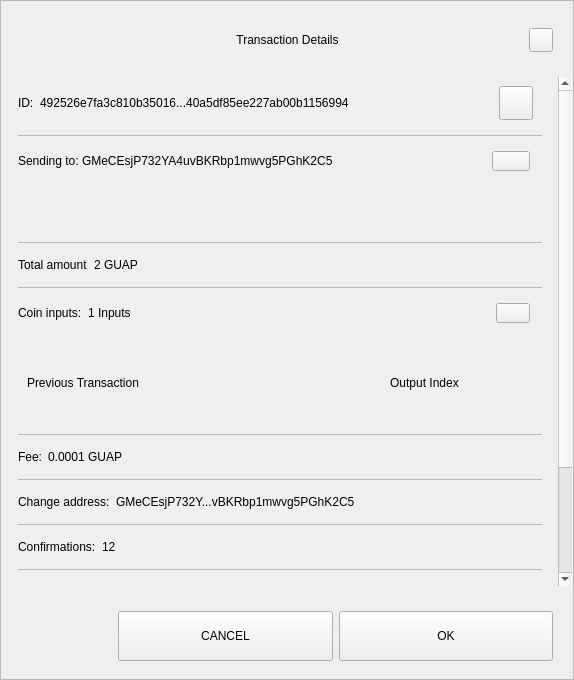
<?xml version="1.0" encoding="UTF-8"?>
<ui version="4.0">
 <class>TxDetailDialog</class>
 <widget class="QWidget" name="TxDetailDialog">
  <property name="geometry">
   <rect>
    <x>0</x>
    <y>0</y>
    <width>574</width>
    <height>680</height>
   </rect>
  </property>
  <property name="sizePolicy">
   <sizepolicy hsizetype="Preferred" vsizetype="Expanding">
    <horstretch>0</horstretch>
    <verstretch>0</verstretch>
   </sizepolicy>
  </property>
  <property name="minimumSize">
   <size>
    <width>574</width>
    <height>500</height>
   </size>
  </property>
  <property name="windowTitle">
   <string>Form</string>
  </property>
  <property name="styleSheet">
   <string notr="true"/>
  </property>
  <layout class="QVBoxLayout" name="verticalLayout_3">
   <property name="spacing">
    <number>0</number>
   </property>
   <property name="leftMargin">
    <number>0</number>
   </property>
   <property name="topMargin">
    <number>0</number>
   </property>
   <property name="rightMargin">
    <number>0</number>
   </property>
   <property name="bottomMargin">
    <number>0</number>
   </property>
   <item>
    <widget class="QFrame" name="frame">
     <property name="sizePolicy">
      <sizepolicy hsizetype="Preferred" vsizetype="Expanding">
       <horstretch>0</horstretch>
       <verstretch>0</verstretch>
      </sizepolicy>
     </property>
     <property name="styleSheet">
      <string notr="true"/>
     </property>
     <property name="frameShape">
      <enum>QFrame::StyledPanel</enum>
     </property>
     <property name="frameShadow">
      <enum>QFrame::Raised</enum>
     </property>
     <layout class="QVBoxLayout" name="verticalLayout">
      <property name="leftMargin">
       <number>0</number>
      </property>
      <property name="rightMargin">
       <number>0</number>
      </property>
      <item>
       <layout class="QHBoxLayout" name="horizontalLayout_3">
        <property name="spacing">
         <number>0</number>
        </property>
        <property name="leftMargin">
         <number>20</number>
        </property>
        <property name="topMargin">
         <number>10</number>
        </property>
        <property name="rightMargin">
         <number>20</number>
        </property>
        <item>
         <spacer name="horizontalSpacer_1">
          <property name="orientation">
           <enum>Qt::Horizontal</enum>
          </property>
          <property name="sizeHint" stdset="0">
           <size>
            <width>40</width>
            <height>20</height>
           </size>
          </property>
         </spacer>
        </item>
        <item>
         <widget class="QLabel" name="labelTitle">
          <property name="minimumSize">
           <size>
            <width>0</width>
            <height>40</height>
           </size>
          </property>
          <property name="maximumSize">
           <size>
            <width>16777215</width>
            <height>40</height>
           </size>
          </property>
          <property name="styleSheet">
           <string notr="true">padding-left:24px;</string>
          </property>
          <property name="text">
           <string>Transaction Details</string>
          </property>
          <property name="alignment">
           <set>Qt::AlignCenter</set>
          </property>
          <property name="margin">
           <number>7</number>
          </property>
         </widget>
        </item>
        <item>
         <spacer name="horizontalSpacer_2">
          <property name="orientation">
           <enum>Qt::Horizontal</enum>
          </property>
          <property name="sizeHint" stdset="0">
           <size>
            <width>40</width>
            <height>20</height>
           </size>
          </property>
         </spacer>
        </item>
        <item>
         <widget class="QPushButton" name="btnEsc">
          <property name="minimumSize">
           <size>
            <width>24</width>
            <height>24</height>
           </size>
          </property>
          <property name="maximumSize">
           <size>
            <width>24</width>
            <height>24</height>
           </size>
          </property>
          <property name="focusPolicy">
           <enum>Qt::NoFocus</enum>
          </property>
          <property name="text">
           <string/>
          </property>
         </widget>
        </item>
       </layout>
      </item>
      <item>
       <spacer name="verticalSpacer">
        <property name="orientation">
         <enum>Qt::Vertical</enum>
        </property>
        <property name="sizeType">
         <enum>QSizePolicy::Fixed</enum>
        </property>
        <property name="sizeHint" stdset="0">
         <size>
          <width>20</width>
          <height>10</height>
         </size>
        </property>
       </spacer>
      </item>
      <item>
       <widget class="QWidget" name="layoutScroll" native="true">
        <property name="minimumSize">
         <size>
          <width>0</width>
          <height>0</height>
         </size>
        </property>
        <layout class="QVBoxLayout" name="verticalLayout_4">
         <property name="leftMargin">
          <number>0</number>
         </property>
         <property name="topMargin">
          <number>0</number>
         </property>
         <property name="rightMargin">
          <number>0</number>
         </property>
         <item>
          <widget class="QScrollArea" name="scrollArea">
           <property name="styleSheet">
            <string notr="true">#scrollArea {
background:transparent;
}</string>
           </property>
           <property name="horizontalScrollBarPolicy">
            <enum>Qt::ScrollBarAlwaysOff</enum>
           </property>
           <property name="sizeAdjustPolicy">
            <enum>QAbstractScrollArea::AdjustIgnored</enum>
           </property>
           <property name="widgetResizable">
            <bool>true</bool>
           </property>
           <property name="alignment">
            <set>Qt::AlignLeading|Qt::AlignLeft|Qt::AlignTop</set>
           </property>
           <widget class="QWidget" name="scrollAreaWidgetContents">
            <property name="geometry">
             <rect>
              <x>0</x>
              <y>0</y>
              <width>556</width>
              <height>672</height>
             </rect>
            </property>
            <property name="autoFillBackground">
             <bool>false</bool>
            </property>
            <property name="styleSheet">
             <string notr="true">#scrollAreaWidgetContents {
background:transparent;
}</string>
            </property>
            <layout class="QVBoxLayout" name="verticalLayout_7">
             <property name="spacing">
              <number>0</number>
             </property>
             <property name="sizeConstraint">
              <enum>QLayout::SetDefaultConstraint</enum>
             </property>
             <property name="leftMargin">
              <number>0</number>
             </property>
             <property name="topMargin">
              <number>0</number>
             </property>
             <property name="rightMargin">
              <number>0</number>
             </property>
             <property name="bottomMargin">
              <number>0</number>
             </property>
             <item>
              <widget class="QWidget" name="content" native="true">
               <layout class="QVBoxLayout" name="verticalLayout_2">
                <property name="leftMargin">
                 <number>16</number>
                </property>
                <property name="topMargin">
                 <number>0</number>
                </property>
                <property name="rightMargin">
                 <number>16</number>
                </property>
                <item>
                 <widget class="QWidget" name="contentID" native="true">
                  <layout class="QHBoxLayout" name="horizontalLayout_12" stretch="0,1,0">
                   <property name="leftMargin">
                    <number>0</number>
                   </property>
                   <item>
                    <widget class="QLabel" name="labelId">
                     <property name="maximumSize">
                      <size>
                       <width>16777215</width>
                       <height>16777215</height>
                      </size>
                     </property>
                     <property name="text">
                      <string>ID:</string>
                     </property>
                    </widget>
                   </item>
                   <item>
                    <widget class="QLabel" name="textId">
                     <property name="text">
                      <string>492526e7fa3c810b35016...40a5df85ee227ab00b1156994</string>
                     </property>
                    </widget>
                   </item>
                   <item>
                    <widget class="QPushButton" name="pushCopy">
                     <property name="minimumSize">
                      <size>
                       <width>34</width>
                       <height>34</height>
                      </size>
                     </property>
                     <property name="maximumSize">
                      <size>
                       <width>34</width>
                       <height>34</height>
                      </size>
                     </property>
                     <property name="focusPolicy">
                      <enum>Qt::NoFocus</enum>
                     </property>
                     <property name="text">
                      <string/>
                     </property>
                     <property name="iconSize">
                      <size>
                       <width>24</width>
                       <height>24</height>
                      </size>
                     </property>
                    </widget>
                   </item>
                  </layout>
                 </widget>
                </item>
                <item>
                 <widget class="QLabel" name="labelDivider9">
                  <property name="maximumSize">
                   <size>
                    <width>16777215</width>
                    <height>1</height>
                   </size>
                  </property>
                  <property name="styleSheet">
                   <string notr="true">background-color:#bababa;</string>
                  </property>
                  <property name="text">
                   <string/>
                  </property>
                 </widget>
                </item>
                <item>
                 <widget class="QWidget" name="contentOutputs" native="true">
                  <layout class="QHBoxLayout" name="horizontalLayout_11" stretch="0,3,0">
                   <property name="spacing">
                    <number>0</number>
                   </property>
                   <property name="leftMargin">
                    <number>0</number>
                   </property>
                   <property name="rightMargin">
                    <number>12</number>
                   </property>
                   <item>
                    <widget class="QLabel" name="labelSend">
                     <property name="maximumSize">
                      <size>
                       <width>16777215</width>
                       <height>16777215</height>
                      </size>
                     </property>
                     <property name="text">
                      <string>Sending to: </string>
                     </property>
                    </widget>
                   </item>
                   <item>
                    <widget class="QLabel" name="textSend">
                     <property name="text">
                      <string>GMeCEsjP732YA4uvBKRbp1mwvg5PGhK2C5 </string>
                     </property>
                    </widget>
                   </item>
                   <item>
                    <widget class="QPushButton" name="pushOutputs">
                     <property name="minimumSize">
                      <size>
                       <width>34</width>
                       <height>20</height>
                      </size>
                     </property>
                     <property name="maximumSize">
                      <size>
                       <width>38</width>
                       <height>20</height>
                      </size>
                     </property>
                     <property name="focusPolicy">
                      <enum>Qt::NoFocus</enum>
                     </property>
                     <property name="styleSheet">
                      <string notr="true"/>
                     </property>
                     <property name="text">
                      <string/>
                     </property>
                    </widget>
                   </item>
                  </layout>
                 </widget>
                </item>
                <item>
                 <widget class="QScrollArea" name="outputsScrollArea">
                  <property name="minimumSize">
                   <size>
                    <width>0</width>
                    <height>50</height>
                   </size>
                  </property>
                  <property name="styleSheet">
                   <string notr="true">#outputsScrollArea {
background:transparent;
}</string>
                  </property>
                  <property name="widgetResizable">
                   <bool>true</bool>
                  </property>
                  <widget class="QWidget" name="container_outputs_base">
                   <property name="geometry">
                    <rect>
                     <x>0</x>
                     <y>0</y>
                     <width>522</width>
                     <height>48</height>
                    </rect>
                   </property>
                   <property name="styleSheet">
                    <string notr="true">#container_outputs_base {
background:transparent;
}</string>
                   </property>
                  </widget>
                 </widget>
                </item>
                <item>
                 <widget class="QLabel" name="labelDivider8">
                  <property name="maximumSize">
                   <size>
                    <width>16777215</width>
                    <height>1</height>
                   </size>
                  </property>
                  <property name="styleSheet">
                   <string notr="true">background-color:#bababa;</string>
                  </property>
                  <property name="text">
                   <string/>
                  </property>
                 </widget>
                </item>
                <item>
                 <widget class="QWidget" name="contentAmount" native="true">
                  <layout class="QHBoxLayout" name="horizontalLayout_4" stretch="0,1">
                   <property name="leftMargin">
                    <number>0</number>
                   </property>
                   <item>
                    <widget class="QLabel" name="labelAmount">
                     <property name="maximumSize">
                      <size>
                       <width>16777215</width>
                       <height>16777215</height>
                      </size>
                     </property>
                     <property name="text">
                      <string>Total amount</string>
                     </property>
                    </widget>
                   </item>
                   <item>
                    <widget class="QLabel" name="textAmount">
                     <property name="text">
                      <string>2 GUAP</string>
                     </property>
                    </widget>
                   </item>
                  </layout>
                 </widget>
                </item>
                <item>
                 <widget class="QLabel" name="labelDivider6">
                  <property name="maximumSize">
                   <size>
                    <width>16777215</width>
                    <height>1</height>
                   </size>
                  </property>
                  <property name="styleSheet">
                   <string notr="true">background-color:#bababa;</string>
                  </property>
                  <property name="text">
                   <string/>
                  </property>
                 </widget>
                </item>
                <item>
                 <widget class="QWidget" name="contentInputs" native="true">
                  <layout class="QHBoxLayout" name="horizontalLayout" stretch="0,2,0">
                   <property name="leftMargin">
                    <number>0</number>
                   </property>
                   <property name="rightMargin">
                    <number>12</number>
                   </property>
                   <item>
                    <widget class="QLabel" name="labelInputs">
                     <property name="sizePolicy">
                      <sizepolicy hsizetype="Minimum" vsizetype="Preferred">
                       <horstretch>0</horstretch>
                       <verstretch>0</verstretch>
                      </sizepolicy>
                     </property>
                     <property name="maximumSize">
                      <size>
                       <width>16777215</width>
                       <height>16777215</height>
                      </size>
                     </property>
                     <property name="text">
                      <string>Coin inputs:</string>
                     </property>
                    </widget>
                   </item>
                   <item>
                    <widget class="QLabel" name="textInputs">
                     <property name="text">
                      <string>1 Inputs</string>
                     </property>
                    </widget>
                   </item>
                   <item>
                    <widget class="QPushButton" name="pushInputs">
                     <property name="maximumSize">
                      <size>
                       <width>34</width>
                       <height>20</height>
                      </size>
                     </property>
                     <property name="focusPolicy">
                      <enum>Qt::NoFocus</enum>
                     </property>
                     <property name="styleSheet">
                      <string notr="true"/>
                     </property>
                     <property name="text">
                      <string/>
                     </property>
                    </widget>
                   </item>
                  </layout>
                 </widget>
                </item>
                <item>
                 <widget class="QFrame" name="gridInputs">
                  <property name="sizePolicy">
                   <sizepolicy hsizetype="Preferred" vsizetype="MinimumExpanding">
                    <horstretch>0</horstretch>
                    <verstretch>0</verstretch>
                   </sizepolicy>
                  </property>
                  <property name="minimumSize">
                   <size>
                    <width>0</width>
                    <height>90</height>
                   </size>
                  </property>
                  <layout class="QGridLayout" name="gridLayoutInput" columnstretch="5,2" rowminimumheight="0">
                   <property name="sizeConstraint">
                    <enum>QLayout::SetMaximumSize</enum>
                   </property>
                   <property name="verticalSpacing">
                    <number>0</number>
                   </property>
                   <item row="0" column="0" alignment="Qt::AlignLeft">
                    <widget class="QLabel" name="labelTitlePrevTx">
                     <property name="text">
                      <string>Previous Transaction</string>
                     </property>
                    </widget>
                   </item>
                   <item row="0" column="1" alignment="Qt::AlignLeft">
                    <widget class="QLabel" name="labelOutputIndex">
                     <property name="text">
                      <string>Output Index</string>
                     </property>
                     <property name="alignment">
                      <set>Qt::AlignCenter</set>
                     </property>
                    </widget>
                   </item>
                  </layout>
                 </widget>
                </item>
                <item>
                 <widget class="QLabel" name="labelDivider1">
                  <property name="maximumSize">
                   <size>
                    <width>16777215</width>
                    <height>1</height>
                   </size>
                  </property>
                  <property name="styleSheet">
                   <string notr="true">background-color:#bababa;</string>
                  </property>
                  <property name="text">
                   <string/>
                  </property>
                 </widget>
                </item>
                <item>
                 <widget class="QWidget" name="contentFee" native="true">
                  <layout class="QHBoxLayout" name="horizontalLayout_7" stretch="0,1">
                   <property name="leftMargin">
                    <number>0</number>
                   </property>
                   <item>
                    <widget class="QLabel" name="labelFee">
                     <property name="maximumSize">
                      <size>
                       <width>16777215</width>
                       <height>16777215</height>
                      </size>
                     </property>
                     <property name="text">
                      <string>Fee:</string>
                     </property>
                    </widget>
                   </item>
                   <item>
                    <widget class="QLabel" name="textFee">
                     <property name="text">
                      <string>0.0001 GUAP</string>
                     </property>
                    </widget>
                   </item>
                  </layout>
                 </widget>
                </item>
                <item>
                 <widget class="QLabel" name="labelDivider2">
                  <property name="maximumSize">
                   <size>
                    <width>16777215</width>
                    <height>1</height>
                   </size>
                  </property>
                  <property name="styleSheet">
                   <string notr="true">background-color:#bababa;</string>
                  </property>
                  <property name="text">
                   <string/>
                  </property>
                 </widget>
                </item>
                <item>
                 <widget class="QWidget" name="contentChangeAddress" native="true">
                  <layout class="QHBoxLayout" name="horizontalLayout_6" stretch="0,1">
                   <property name="leftMargin">
                    <number>0</number>
                   </property>
                   <item>
                    <widget class="QLabel" name="labelChange">
                     <property name="maximumSize">
                      <size>
                       <width>16777215</width>
                       <height>16777215</height>
                      </size>
                     </property>
                     <property name="text">
                      <string>Change address:</string>
                     </property>
                    </widget>
                   </item>
                   <item>
                    <widget class="QLabel" name="textChange">
                     <property name="text">
                      <string>GMeCEsjP732Y...vBKRbp1mwvg5PGhK2C5 </string>
                     </property>
                    </widget>
                   </item>
                  </layout>
                 </widget>
                </item>
                <item>
                 <widget class="QLabel" name="labelDivider4">
                  <property name="maximumSize">
                   <size>
                    <width>16777215</width>
                    <height>1</height>
                   </size>
                  </property>
                  <property name="styleSheet">
                   <string notr="true">background-color:#bababa;</string>
                  </property>
                  <property name="text">
                   <string/>
                  </property>
                 </widget>
                </item>
                <item>
                 <widget class="QWidget" name="contentConfirmations" native="true">
                  <layout class="QHBoxLayout" name="horizontalLayout_8" stretch="0,1">
                   <property name="leftMargin">
                    <number>0</number>
                   </property>
                   <item>
                    <widget class="QLabel" name="labelConfirmations">
                     <property name="maximumSize">
                      <size>
                       <width>16777215</width>
                       <height>16777215</height>
                      </size>
                     </property>
                     <property name="text">
                      <string>Confirmations:</string>
                     </property>
                    </widget>
                   </item>
                   <item>
                    <widget class="QLabel" name="textConfirmations">
                     <property name="text">
                      <string>12</string>
                     </property>
                    </widget>
                   </item>
                  </layout>
                 </widget>
                </item>
                <item>
                 <widget class="QLabel" name="labelDivider7">
                  <property name="maximumSize">
                   <size>
                    <width>16777215</width>
                    <height>1</height>
                   </size>
                  </property>
                  <property name="styleSheet">
                   <string notr="true">background-color:#bababa;</string>
                  </property>
                  <property name="text">
                   <string/>
                  </property>
                 </widget>
                </item>
                <item>
                 <widget class="QWidget" name="contentSize" native="true">
                  <layout class="QHBoxLayout" name="horizontalLayout_9" stretch="0,1">
                   <property name="leftMargin">
                    <number>0</number>
                   </property>
                   <item>
                    <widget class="QLabel" name="labelSize">
                     <property name="maximumSize">
                      <size>
                       <width>16777215</width>
                       <height>16777215</height>
                      </size>
                     </property>
                     <property name="text">
                      <string>Size:</string>
                     </property>
                    </widget>
                   </item>
                   <item>
                    <widget class="QLabel" name="textSize">
                     <property name="text">
                      <string>2 kB</string>
                     </property>
                    </widget>
                   </item>
                  </layout>
                 </widget>
                </item>
                <item>
                 <widget class="QLabel" name="labelDivider3">
                  <property name="maximumSize">
                   <size>
                    <width>16777215</width>
                    <height>1</height>
                   </size>
                  </property>
                  <property name="styleSheet">
                   <string notr="true">background-color:#bababa;</string>
                  </property>
                  <property name="text">
                   <string/>
                  </property>
                 </widget>
                </item>
                <item>
                 <widget class="QWidget" name="contentDate" native="true">
                  <layout class="QHBoxLayout" name="horizontalLayout_5" stretch="0,1">
                   <property name="leftMargin">
                    <number>0</number>
                   </property>
                   <item>
                    <widget class="QLabel" name="labelDate">
                     <property name="maximumSize">
                      <size>
                       <width>16777215</width>
                       <height>16777215</height>
                      </size>
                     </property>
                     <property name="text">
                      <string>Date:</string>
                     </property>
                    </widget>
                   </item>
                   <item>
                    <widget class="QLabel" name="textDate">
                     <property name="text">
                      <string>May 25, 2017</string>
                     </property>
                    </widget>
                   </item>
                  </layout>
                 </widget>
                </item>
                <item>
                 <widget class="QLabel" name="labelDivider5">
                  <property name="maximumSize">
                   <size>
                    <width>16777215</width>
                    <height>1</height>
                   </size>
                  </property>
                  <property name="styleSheet">
                   <string notr="true">background-color:#bababa;</string>
                  </property>
                  <property name="text">
                   <string/>
                  </property>
                 </widget>
                </item>
                <item>
                 <widget class="QWidget" name="contentStatus" native="true">
                  <layout class="QHBoxLayout" name="horizontalLayout_10" stretch="0,1">
                   <property name="leftMargin">
                    <number>0</number>
                   </property>
                   <item>
                    <widget class="QLabel" name="labelStatus">
                     <property name="maximumSize">
                      <size>
                       <width>16777215</width>
                       <height>16777215</height>
                      </size>
                     </property>
                     <property name="text">
                      <string>Status:</string>
                     </property>
                    </widget>
                   </item>
                   <item>
                    <widget class="QLabel" name="textStatus">
                     <property name="text">
                      <string>Spendable</string>
                     </property>
                    </widget>
                   </item>
                  </layout>
                 </widget>
                </item>
                <item>
                 <spacer name="verticalSpacer_2">
                  <property name="orientation">
                   <enum>Qt::Vertical</enum>
                  </property>
                  <property name="sizeType">
                   <enum>QSizePolicy::Expanding</enum>
                  </property>
                  <property name="sizeHint" stdset="0">
                   <size>
                    <width>20</width>
                    <height>10</height>
                   </size>
                  </property>
                 </spacer>
                </item>
                <item>
                 <widget class="QLabel" name="labelWarning">
                  <property name="text">
                   <string>TextLabel</string>
                  </property>
                  <property name="alignment">
                   <set>Qt::AlignCenter</set>
                  </property>
                 </widget>
                </item>
               </layout>
              </widget>
             </item>
            </layout>
           </widget>
          </widget>
         </item>
        </layout>
       </widget>
      </item>
      <item>
       <widget class="QWidget" name="containerButtons" native="true">
        <layout class="QHBoxLayout" name="horizontalLayout1" stretch="1,2,2">
         <property name="leftMargin">
          <number>10</number>
         </property>
         <property name="rightMargin">
          <number>20</number>
         </property>
         <item>
          <spacer name="horizontalSpacer_3">
           <property name="orientation">
            <enum>Qt::Horizontal</enum>
           </property>
           <property name="sizeHint" stdset="0">
            <size>
             <width>40</width>
             <height>20</height>
            </size>
           </property>
          </spacer>
         </item>
         <item>
          <widget class="QPushButton" name="btnCancel">
           <property name="minimumSize">
            <size>
             <width>200</width>
             <height>50</height>
            </size>
           </property>
           <property name="focusPolicy">
            <enum>Qt::NoFocus</enum>
           </property>
           <property name="text">
            <string>CANCEL</string>
           </property>
          </widget>
         </item>
         <item>
          <widget class="QPushButton" name="btnSave">
           <property name="minimumSize">
            <size>
             <width>200</width>
             <height>50</height>
            </size>
           </property>
           <property name="focusPolicy">
            <enum>Qt::NoFocus</enum>
           </property>
           <property name="text">
            <string>OK</string>
           </property>
          </widget>
         </item>
        </layout>
       </widget>
      </item>
     </layout>
    </widget>
   </item>
  </layout>
 </widget>
 <resources/>
 <connections/>
</ui>
